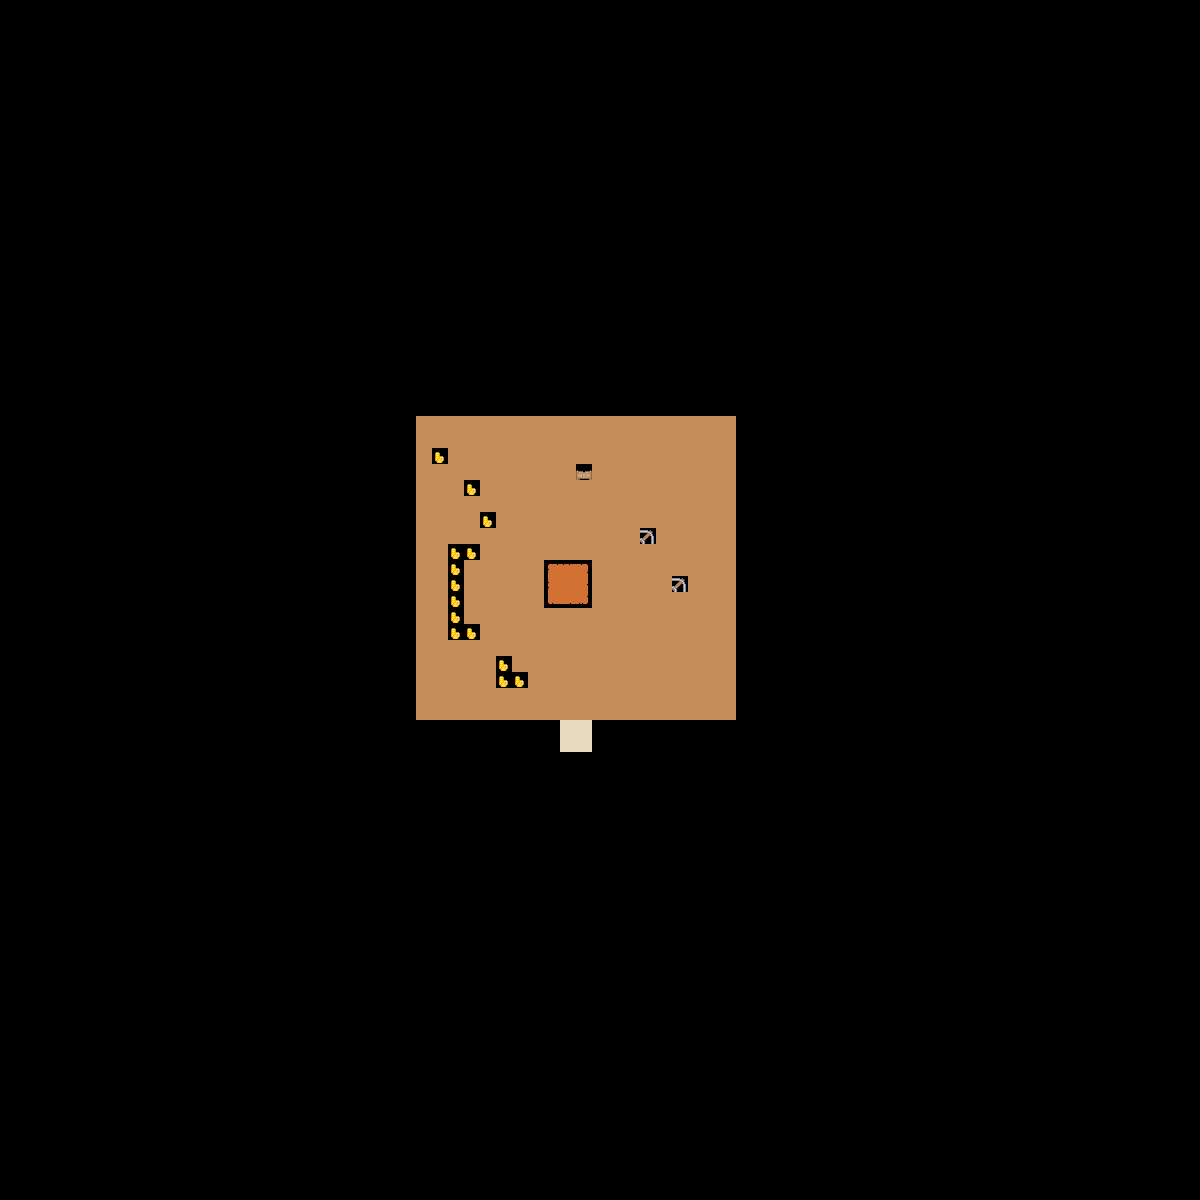

A level layout from a 2D game, rendered from its tile map. Below: a short description, then the map file with tile-grid data replaced by summaries:
An orthogonal 75x75 tile map with 16x16 px tiles, 1 tile layer (Capa de Patrones 1) and 6 objects.

<map version="1.0" tiledversion="1.1.5" orientation="orthogonal" renderorder="left-down" width="75" height="75" tilewidth="16" tileheight="16" infinite="0" nextobjectid="7">
 <properties>
  <property name="unity:scale" value=".0625" />
 </properties>
 <tileset firstgid="1" source="base tileset.tsx" />
 <layer name="Capa de Patrones 1" width="75" height="75">
  <data>[5625 cells, 384 non-empty, 14 distinct tile ids]</data>
 </layer>
 <objectgroup name="collid">
  <object id="1" x="403" y="403" width="359" height="13" />
  <object id="2" x="736" y="417" width="17" height="319" />
  <object id="3" x="401" y="421" width="14" height="296" />
  <object id="4" x="419" y="720" width="139" height="30" />
  <object id="5" x="594" y="720" width="142" height="32" />
  <object id="6" x="546" y="753" width="58" height="15" />
 </objectgroup>
</map>
